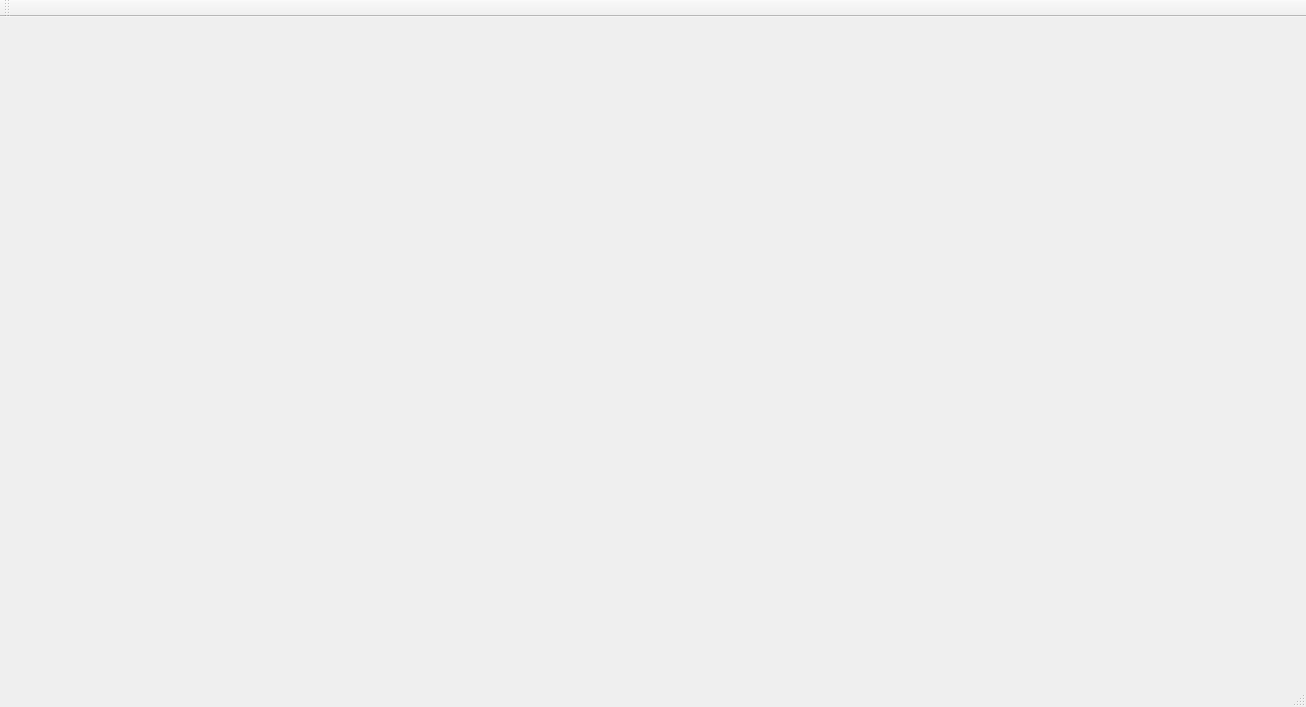
<?xml version="1.0" encoding="UTF-8"?>
<ui version="4.0">
 <class>MainWindow</class>
 <widget class="QMainWindow" name="MainWindow">
  <property name="geometry">
   <rect>
    <x>0</x>
    <y>0</y>
    <width>1306</width>
    <height>707</height>
   </rect>
  </property>
  <property name="windowTitle">
   <string>MainWindow</string>
  </property>
  <widget class="QWidget" name="centralWidget">
   <widget class="OpenGlSpace" name="wgOpenGlSpace" native="true">
    <property name="geometry">
     <rect>
      <x>50</x>
      <y>50</y>
      <width>1141</width>
      <height>551</height>
     </rect>
    </property>
   </widget>
  </widget>
  <widget class="QMenuBar" name="menuBar">
   <property name="geometry">
    <rect>
     <x>0</x>
     <y>0</y>
     <width>1306</width>
     <height>26</height>
    </rect>
   </property>
  </widget>
  <widget class="QToolBar" name="mainToolBar">
   <attribute name="toolBarArea">
    <enum>TopToolBarArea</enum>
   </attribute>
   <attribute name="toolBarBreak">
    <bool>false</bool>
   </attribute>
  </widget>
  <widget class="QStatusBar" name="statusBar"/>
 </widget>
 <layoutdefault spacing="6" margin="11"/>
 <customwidgets>
  <customwidget>
   <class>OpenGlSpace</class>
   <extends>QWidget</extends>
   <header>openglspace.h</header>
   <container>1</container>
  </customwidget>
 </customwidgets>
 <resources/>
 <connections/>
</ui>
